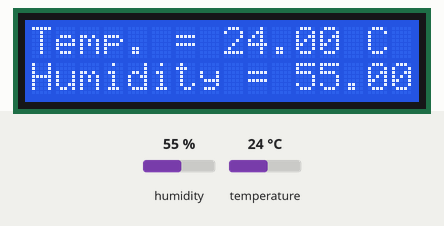
Recording of a sketch running on a simulated Arduino Uno, built with avr-gcc and run on an emulated ATmega328P. On the bench: 16×2 character LCD. The test bench sets the inputs (shaded band); at power-on: humidity 55 %, temperature 24 °C.

Above: at 1.2 s.
1.3 s: humidity set to 22 %
At 5.6 s:
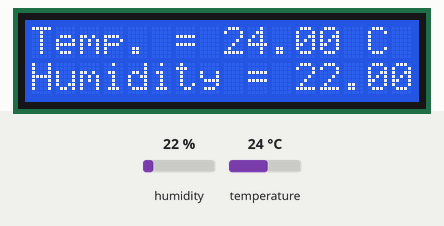
8.6 s: temperature set to 12 °C
At 10.8 s:
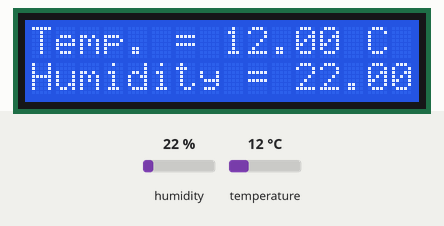
13.7 s: humidity set to 40 %
At 17.2 s:
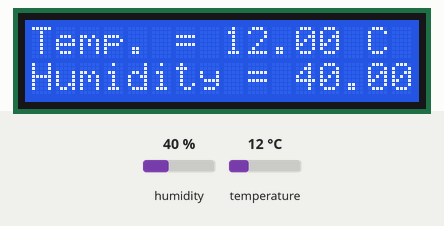
19.8 s: temperature set to 19 °C
At 23.6 s:
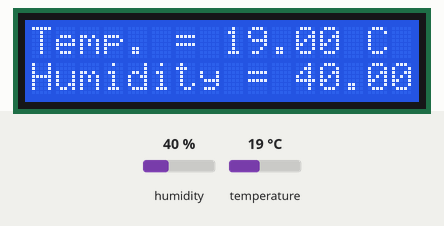
Timing chart, 0 to 25.1 s (numbered marks = the images above; inputs shaded):
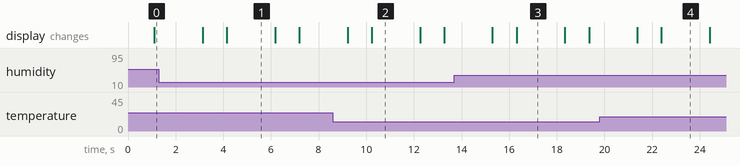

The sketch:

DHT_LCD_nasa.ino
```cpp
#include <dht.h>
#include <LiquidCrystal.h>
LiquidCrystal LCD(10,9,5,4,3,2) ;

#define dataPin 8
dht DHT ;

void setup() {
  Serial.begin(9600);
  LCD.begin(16,2);
  LCD.setCursor(0,0);

}

void loop() {
int readData = DHT.read11(dataPin);
float t = DHT.temperature ;
float h = DHT.humidity ;

LCD.setCursor(0,0);
LCD.print("                 ");
LCD.setCursor(0,1);
LCD.print("                 ");
LCD.setCursor(3,0);
LCD.print("N.A.S.A.");
LCD.setCursor(1,1);
LCD.print("Technologies");
delay(1000);
LCD.setCursor(0,0);
LCD.print("                 ");
LCD.setCursor(0,1);
LCD.print("                 ");

LCD.setCursor(0,0);
LCD.print("Temp. = " );
LCD.print(t);
LCD.print(" C " );

LCD.setCursor(0,1);
LCD.print("Humidity = ") ;
LCD.print(h);
LCD.print(" % " ) ;
delay(2000);

}
```

Measured:
- after the input at 1.3 s, the display: first differs from a run without the input after 2.8 s (image 1)
- after the input at 8.6 s, the display: first differs from a run without the input after 1.6 s (image 2)
- after the input at 13.7 s, the display: first differs from a run without the input after 2.6 s (image 3)
- after the input at 19.8 s, the display: first differs from a run without the input after 2.6 s (image 4)
- what the display in image 1 shows lasts 2.1 s, from 4.1 s to 6.2 s
